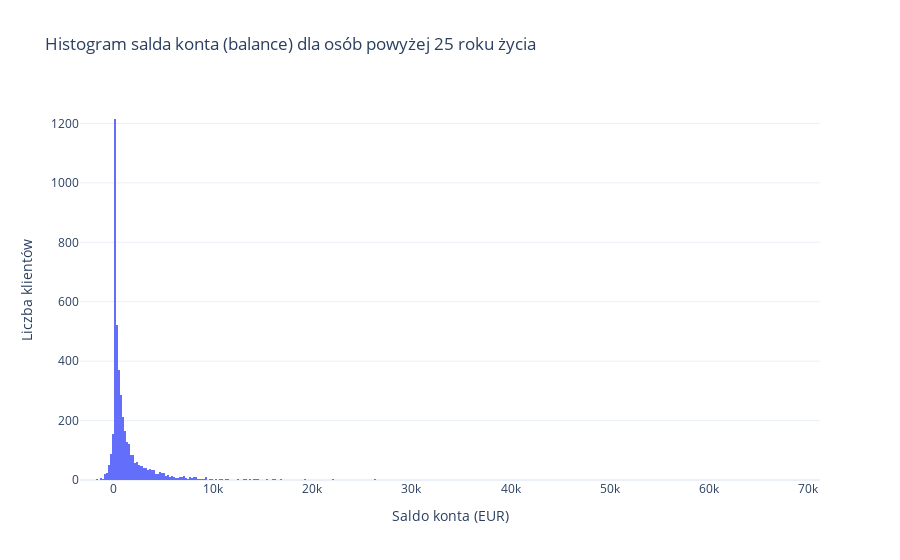

Notebook cell for this chart:
### Markdown cell above
Rozmowy, które trwają dłuzej bardziej sie sprzedaja, czyli wzbudzaja zaufanie klienta

### Code cell
bank_data_age_over_25 = bank_data[bank_data['age'] > 25]

fig_age_over_25 = px.histogram(
    bank_data_age_over_25,
    x="balance",
    nbins=500,
    title="Histogram salda konta (balance) dla osób powyżej 25 roku życia",
    labels={"balance": "Saldo konta (EUR)"},
    template="plotly_white"
)

fig_age_over_25.update_yaxes(title_text="Liczba klientów")

fig_age_over_25.show()

### Figure 1 — Plotly figure (JSON) as saved in the notebook; plotly's stock layout.template omitted (floating-point values rounded to 4 significant figures; data arrays with more than 128 entries replaced by an {"elided": "..."} marker saying what was removed)
{"data": [{"bingroup": "x", "hovertemplate": "Saldo konta (EUR)=%{x}<br>count=%{y}<extra></extra>", "legendgroup": "", "marker": {"color": "#636efa", "pattern": {"shape": ""}}, "name": "", "nbinsx": 500, "orientation": "v", "showlegend": false, "type": "histogram", "x": {"elided": "4410 int values"}, "xaxis": "x", "yaxis": "y"}], "layout": {"barmode": "relative", "legend": {"tracegroupgap": 0}, "title": {"text": "Histogram salda konta (balance) dla osób powyżej 25 roku życia"}, "xaxis": {"anchor": "y", "domain": [0, 1], "title": {"text": "Saldo konta (EUR)"}}, "yaxis": {"anchor": "x", "domain": [0, 1], "title": {"text": "Liczba klientów"}}}}
